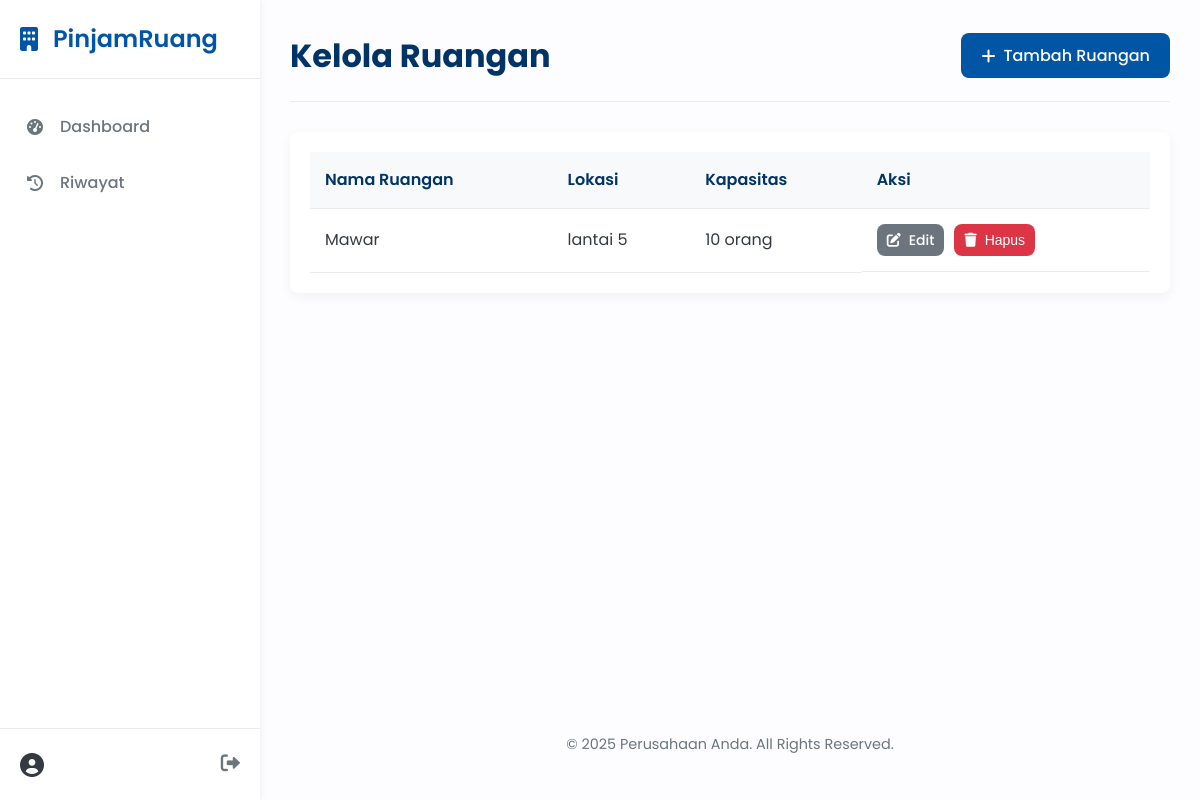
Screenshot of /manage-rooms (signed in) with the database file from the repository.
### app.py (models this page shows)
class Room(db.Model):
    id = db.Column(db.Integer, primary_key=True)
    name = db.Column(db.String(100), unique=True, nullable=False)
    capacity = db.Column(db.Integer, nullable=False)
    location = db.Column(db.String(100))
    facilities = db.Column(db.Text)
    bookings = db.relationship('Booking', backref='room', lazy=True)

### app.py (the view)
@app.route('/manage-rooms')
@login_required
@admin_required
def manage_rooms():
    rooms = Room.query.order_by(Room.id).all()
    return render_template('manage_rooms.html', rooms=rooms)

### app.py (called while the page is built)
def login_required(view):
    @functools.wraps(view)
    def wrapped_view(**kwargs):
        if g.user is None:
            flash('Anda harus login untuk mengakses halaman ini.', 'warning')
            return redirect(url_for('login'))
        return view(**kwargs)
    return wrapped_view

def admin_required(view):
    @functools.wraps(view)
    def wrapped_view(**kwargs):
        if not g.user or not g.user.is_admin:
            flash('Anda tidak memiliki hak akses ke halaman ini.', 'danger')
            return redirect(url_for('dashboard'))
        return view(**kwargs)
    return wrapped_view

@app.before_request
def load_logged_in_user():
    user_id = session.get('user_id')
    g.user = User.query.get(user_id) if user_id else None

@app.context_processor
def inject_current_year():
    return {'current_year': datetime.utcnow().year}

### templates/manage_rooms.html (shortened to what this page needs)
{% extends "base.html" %}
{% block content %}
<div class="page-header">
    <h1>Kelola Ruangan</h1>
    <a href="{{ url_for('add_room') }}" class="btn btn-primary"><i class="fas fa-plus"></i> Tambah Ruangan</a>
</div>
<div class="table-container">
    <table class="data-table">
        <thead>
            <tr>
                <th>Nama Ruangan</th>
                <th>Lokasi</th>
                <th>Kapasitas</th>
                <th>Aksi</th>
            </tr>
        </thead>
        <tbody>
            {% for room in rooms %}
            <tr>
                <td>{{ room.name }}</td>
                <td>{{ room.location }}</td>
                <td>{{ room.capacity }} orang</td>
                <td class="action-buttons">
                    <a href="{{ url_for('edit_room', room_id=room.id) }}" class="btn btn-secondary btn-sm"><i class="fas fa-edit"></i> Edit</a>
                    <button class="btn btn-danger btn-sm" onclick="openDeleteModal({{ room.id }}, '{{ room.name }}')"><i class="fas fa-trash"></i> Hapus</button>
                </td>
            </tr>
            {% else %}
            <tr>
                <td colspan="4">Belum ada data ruangan.</td>
            </tr>
            {% endfor %}
        </tbody>
    </table>
</div>
{% endblock %}

### static/css/style.css (style rules this page uses)
:root { --primary-color: #0055a5; --secondary-color: #003366; --light-gray: #f8f9fa; --medium-gray: #e9ecef; --dark-gray: #6c757d; --text-color: #343a40; --success-color: #28a745; --error-color: #dc3545; --warning-color: #ffc107; --info-color: #17a2b8; --border-radius: 8px; --box-shadow: 0 4px 12px rgba(0, 0, 0, 0.05); --sidebar-width: 260px; }
body, html { margin: 0; padding: 0; font-family: 'Poppins', sans-serif; background-color: #fdfdff; color: var(--text-color); line-height: 1.6; }
.btn { padding: 10px 20px; border: none; border-radius: var(--border-radius); cursor: pointer; text-decoration: none; font-weight: 500; transition: all 0.3s; display: inline-flex; align-items: center; gap: 8px; }
.btn-primary { background-color: var(--primary-color); color: white; }
.btn-secondary { background-color: var(--dark-gray); color: white; }
.btn-danger { background-color: var(--error-color); color: white; }
.btn-sm { padding: 5px 10px; font-size: 0.875rem; }
.page-header { display: flex; justify-content: space-between; align-items: center; margin-bottom: 30px; border-bottom: 1px solid var(--medium-gray); padding-bottom: 20px; }
.page-header h1 { margin: 0; color: var(--secondary-color); }
.table-container { background: #fff; padding: 20px; border-radius: var(--border-radius); box-shadow: var(--box-shadow); }
.data-table { width: 100%; border-collapse: collapse; }
.data-table th, .data-table td { padding: 15px; text-align: left; border-bottom: 1px solid var(--medium-gray); }
.data-table thead th { background-color: var(--light-gray); font-weight: 600; color: var(--secondary-color); }
.action-buttons { display: flex; gap: 10px; }

### rows the page displays
Room: name "Mawar", location "lantai 5", capacity "10"
